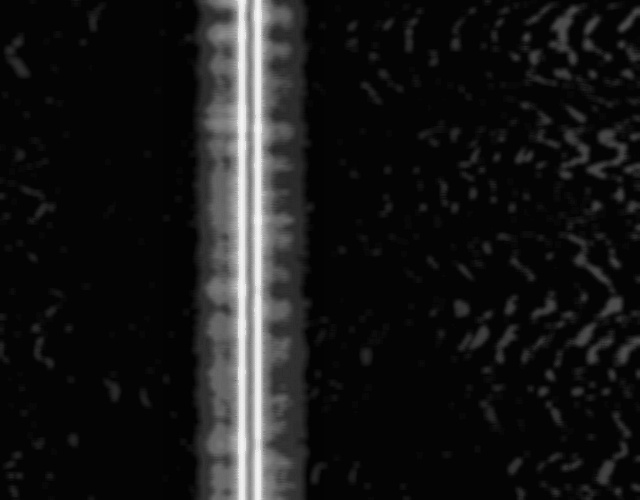
#> input picture web/samples/drishti/bg_1693569219.799_x1000.jpg, 640 x 500 px; its folder holds only this picture in this run
$ python vision.py ../web/samples/drishti/bg_1693569219.799_x1000.jpg
#> lines starting #> are read from the running program, lines starting #| are printed output that depends on the picture; after the words box and inside, x2 and y2 are one past the last pixel; in counts of white or black regions, pixels touching at a corner belong together
"""
Module 1: The Edge Vision Pipeline.

Raw side-scan image  ->  simplified polygon (3-20 vertices) on a 0-255 grid,
plus real-world size, offset from the vehicle, and a heuristic classification.

Steps:
  1. Grayscale load + downscale for speed
  2. Speckle reduction (median + bilateral)
  3. Range-gain normalisation (each column divided by its median brightness)
  4. Brightness relative to seafloor level; nadir water-column strip masked out
  5. Otsu threshold + morphological clean-up
  6. Contours: drop tiny, border-touching and low-contrast blobs, keep the largest
  7. Ramer-Douglas-Peucker (approxPolyDP), epsilon adapted to land in 3-20 vertices
  8. Uniform-scale normalisation onto a 255 x 255 grid (aspect ratio preserved)
"""

from __future__ import annotations

from dataclasses import dataclass, field

import cv2
import numpy as np

from .packet import MAX_VERTICES


@dataclass
class VisionParams:
    meters_per_pixel: float = 0.05     # of the ORIGINAL image
    work_width: int = 800              # processing resolution (speed)
    median_ksize: int = 5
    bilateral_d: int = 9
    bilateral_sigma: float = 60.0
    min_contrast: float = 1.5          # target must be this many times brighter than seafloor
    mask_nadir: bool = True            # ignore the dark water-column strip under the vehicle
    min_area_frac: float = 0.0008      # of image area
    epsilon_frac: float = 0.02         # of perimeter (starting value)
    max_vertices: int = MAX_VERTICES
    # ---- Options for real side-scan (all default to the original synthetic behaviour) ----
    local_bg_ksize: int = 0            # >0: brightness relative to a local median background of
                                       #     this size (work pixels) instead of one global floor
    threshold_ratio: float = 0.0       # >0: fixed threshold on brightness/background instead of Otsu
    morph_ksize: int = 5               # clean-up kernel (open once, close twice)
    max_area_frac: float = 1.0         # drop blobs larger than this fraction of the image
    select: str = "area"               # pick the candidate by "area", "contrast", or "pair"
                                       # (highlight contrast x shadow depth)
    nadir_gap: int = 0                 # bridge bright columns (e.g. a drawn track line) up to this
                                       # width inside the dark nadir strip
    nadir_pad: int = 12                # safety margin (work pixels) either side of the nadir strip
    min_bg_frac: float = 0.0           # with local_bg: ignore pixels whose local background is darker
                                       # than this fraction of the seafloor level (water column, padding)
    shadow_ratio: float = 0.0          # >0: also find acoustic shadows (darker than this x background)
                                       # and report highlight + adjacent shadow as one object
    pair_gap: int = 5                  # max gap (work pixels) between a highlight and its shadow
    min_shadow_frac: float = 0.15      # shadow pixels needed in a highlight+shadow object


# Named parameter profiles. "default" is the synthetic-data tuning and must stay as-is.
# "real" is tuned ONLY on the MILCO 2015 survey (see scripts/evaluate_real.py).
PROFILES: dict[str, dict] = {
    "default": {},
    "real": dict(
        work_width=1024,       # keep full resolution: targets are ~30 px across
        local_bg_ksize=81,     # brightness relative to the local seabed, not one global level
        threshold_ratio=1.4,   # highlight = 1.4x brighter than its surroundings
        morph_ksize=3,         # smaller clean-up kernel so small highlights survive
        min_area_frac=0.0001,  # targets are ~0.1% of the image
        max_area_frac=0.01,    # ignore large bright seabed patches
        nadir_gap=20,          # bridge the drawn track line inside the water column
        min_bg_frac=0.3,       # ignore water column / black padding (dark local background)
        shadow_ratio=0.8,      # acoustic shadow = darker than 0.8x background
        pair_gap=9,            # join a highlight with shadow up to 9 px away
        select="pair",         # rank by highlight contrast x shadow depth
    ),
}


# [5 lines left out: function params_for, not called in this run]


@dataclass
class VisionResult:
    found: bool
    message: str
    raw: np.ndarray
    denoised: np.ndarray | None = None
    normalized: np.ndarray | None = None
    threshold: np.ndarray | None = None
    overlay: np.ndarray | None = None
    raw_contour_points: int = 0
    polygon_px: np.ndarray | None = None              # simplified polygon, original-image pixels
    grid_vertices: list[tuple[int, int]] = field(default_factory=list)
    extent_m: float = 0.0
    obj_dx_m: float = 0.0                              # + = east (right of track)
    obj_dy_m: float = 0.0                              # + = north (up the image)
    class_id: int = 0
    confidence: int = 0
    features: dict = field(default_factory=dict)


def _odd(n: int) -> int:
    n = max(3, int(n))
    return n if n % 2 else n + 1


def denoise(img: np.ndarray, p: VisionParams) -> np.ndarray:
    out = cv2.medianBlur(img, _odd(p.median_ksize))
    return cv2.bilateralFilter(out, p.bilateral_d, p.bilateral_sigma, p.bilateral_sigma)


def normalize_range_gain(img: np.ndarray) -> np.ndarray:
    """Flatten the brightness falloff with range by dividing each column by its median."""
    f = img.astype(np.float32)
    col = np.median(f, axis=0)
    col = cv2.GaussianBlur(col.reshape(1, -1), (1, 0), 15).ravel()
    floor_level = np.median(col)
    # Columns that are almost black (the nadir water column) stay dark instead of being boosted.
    col = np.maximum(col, 0.25 * floor_level)
    out = f / col[None, :] * 100.0
    return np.clip(out, 0, 255).astype(np.uint8)


def nadir_mask(img: np.ndarray, pad: int = 12, gap: int = 0) -> np.ndarray:
    """Mask (255) of the dark water-column strip under the vehicle plus a safety margin."""
    col = np.median(img.astype(np.float32), axis=0)
    floor_level = np.median(col)
    w = img.shape[1]
    dark = col < 0.35 * floor_level
    if gap > 0:
        # Close short bright runs (a drawn track line) so the strip is one dark run.
        k = np.ones(2 * gap + 1, np.uint8)
        dark = cv2.erode(cv2.dilate(dark.astype(np.uint8).reshape(1, -1), k.reshape(1, -1)),
                         k.reshape(1, -1)).ravel().astype(bool)
    # Only keep the dark run that touches the centre column.
    mask_cols = np.zeros(w, bool)
    c = w // 2
    if dark[c]:
        lo = hi = c
        while lo > 0 and dark[lo - 1]:
            lo -= 1
        while hi < w - 1 and dark[hi + 1]:
            hi += 1
        mask_cols[max(0, lo - pad):min(w, hi + pad + 1)] = True
    m = np.zeros(img.shape, np.uint8)
    m[:, mask_cols] = 255
    return m


def highlight_map(norm: np.ndarray, p: VisionParams) -> np.ndarray:
    """Brightness relative to the seafloor level; only 'brighter than seafloor' survives.

    After range-gain normalisation the seafloor sits at a roughly constant level, so a robust
    global floor estimate works for objects of any size (a local blur would eat large targets).
    """
    valid = norm[norm > 20]
    floor = float(np.median(valid)) if valid.size else 100.0
    ratio = np.clip((norm.astype(np.float32) + 1.0) / (floor + 1.0), 1.0, 4.0)
    return ((ratio - 1.0) / 3.0 * 255).astype(np.uint8)


def simplify(contour: np.ndarray, p: VisionParams) -> np.ndarray:
    """approxPolyDP with epsilon adjusted until the vertex count is in [3, max_vertices]."""
    perimeter = cv2.arcLength(contour, True)
    # For thin objects (pipes, cables) 2% of the perimeter can exceed the object's width and
    # collapse it into a triangle, so epsilon is also capped by the object's thickness.
    (_, _), (rw, rh), _ = cv2.minAreaRect(contour)
    eps = min(p.epsilon_frac * perimeter, 0.25 * max(min(rw, rh), 1.0))
    approx = cv2.approxPolyDP(contour, eps, True)
    for _ in range(40):
        if len(approx) > p.max_vertices:
            eps *= 1.2
        elif len(approx) < 4 and eps > 0.5:
            eps *= 0.7
        else:
            break
        approx = cv2.approxPolyDP(contour, eps, True)
    if len(approx) < 3:  # degenerate; fall back to the rotated bounding box
        approx = cv2.boxPoints(cv2.minAreaRect(contour)).reshape(-1, 1, 2).astype(np.int32)
    return approx.reshape(-1, 2)


def to_grid(poly_px: np.ndarray) -> tuple[list[tuple[int, int]], int]:
    """Shift to bounding-box origin and scale BOTH axes by one factor onto 0-255."""
    x, y, w, h = cv2.boundingRect(poly_px.astype(np.int32))
    longest = max(w, h, 1)
    scale = 255.0 / longest
    grid = [(int(round((px - x) * scale)), int(round((py - y) * scale))) for px, py in poly_px]
    grid = [(min(max(gx, 0), 255), min(max(gy, 0), 255)) for gx, gy in grid]
    return grid, longest


def classify(contour: np.ndarray, contrast: float) -> tuple[int, int, dict]:
    """Rule-based placeholder classifier from simple shape features. Replace with ML later."""
    area = cv2.contourArea(contour)
    perimeter = cv2.arcLength(contour, True)
    (_, _), (rw, rh), _ = cv2.minAreaRect(contour)
    long_side, short_side = max(rw, rh), max(min(rw, rh), 1e-6)
    elongation = long_side / short_side
    hull_area = cv2.contourArea(cv2.convexHull(contour))
    solidity = area / hull_area if hull_area > 0 else 0
    circularity = 4 * np.pi * area / (perimeter ** 2) if perimeter > 0 else 0
    rect_fill = area / (rw * rh) if rw * rh > 0 else 0

    features = dict(elongation=round(elongation, 2), solidity=round(solidity, 3),
                    circularity=round(circularity, 3), rect_fill=round(rect_fill, 3),
                    contrast=round(contrast, 2))

    if elongation > 5:
        cls, fit = 1, min(1.0, (elongation - 5) / 5 + 0.6)
    elif circularity > 0.80 and elongation < 1.4:
        cls, fit = 3, min(1.0, (circularity - 0.8) / 0.15 + 0.6)
    elif rect_fill > 0.75 and solidity > 0.9:
        cls, fit = 2, min(1.0, (rect_fill - 0.75) / 0.2 + 0.6)
    elif solidity < 0.92 or circularity < 0.8:
        cls, fit = 4, 0.6
    else:
        cls, fit = 0, 0.3

    strength = float(np.clip((contrast - 1.2) / 1.5, 0, 1))
    confidence = int(round(100 * (0.6 * fit + 0.4 * strength)))
    return cls, max(0, min(100, confidence)), features


def process(img: np.ndarray, params: VisionParams | None = None) -> VisionResult:
    p = params or VisionParams()
    if img.ndim == 3:
        img = cv2.cvtColor(img, cv2.COLOR_BGR2GRAY)
    H, W = img.shape
    s = p.work_width / W if W > p.work_width else 1.0
    work = cv2.resize(img, (int(W * s), int(H * s)), interpolation=cv2.INTER_AREA) if s < 1 else img.copy()
    h, w = work.shape

    den = denoise(work, p)
    norm = normalize_range_gain(den)
    if p.local_bg_ksize > 0:
        # Small, sharp highlights on a textured seabed: compare each pixel with its surroundings.
        bg = cv2.medianBlur(norm, _odd(p.local_bg_ksize)).astype(np.float32)
        ratio_map = (norm.astype(np.float32) + 1.0) / (bg + 1.0)
    else:
        bg, ratio_map = None, None
    hl = highlight_map(norm, p) if ratio_map is None else \
        ((np.clip(ratio_map, 1.0, 4.0) - 1.0) / 3.0 * 255).astype(np.uint8)

    if p.threshold_ratio > 0:
        cut = int(round((min(max(p.threshold_ratio, 1.0), 4.0) - 1.0) / 3.0 * 255))
        th = np.where(hl >= cut, 255, 0).astype(np.uint8)
    else:
        _, th = cv2.threshold(hl, 0, 255, cv2.THRESH_BINARY + cv2.THRESH_OTSU)
    valid = None
    if ratio_map is not None and p.min_bg_frac > 0:
        lit = norm[norm > 20]
        floor_level = float(np.median(lit)) if lit.size else 100.0
        valid = bg >= p.min_bg_frac * floor_level
        th[~valid] = 0
    if p.morph_ksize > 1:
        k = cv2.getStructuringElement(cv2.MORPH_ELLIPSE, (p.morph_ksize, p.morph_ksize))
        th = cv2.morphologyEx(th, cv2.MORPH_OPEN, k, iterations=1)
        th = cv2.morphologyEx(th, cv2.MORPH_CLOSE, k, iterations=2)
    nadir = nadir_mask(den, pad=p.nadir_pad, gap=p.nadir_gap) > 0 if p.mask_nadir else None
    if nadir is not None:
        th[nadir] = 0

    highlight = None
    if ratio_map is not None and p.shadow_ratio > 0:
        # Side-scan targets = bright highlight + dark acoustic shadow. Join each highlight with
        # nearby shadow pixels and keep only components that contain both.
        sh = (ratio_map < p.shadow_ratio).astype(np.uint8) * 255
        if valid is not None:
            sh[~valid] = 0
        if nadir is not None:
            sh[nadir] = 0
        if p.morph_ksize > 1:
            sh = cv2.morphologyEx(sh, cv2.MORPH_OPEN, k, iterations=1)
        highlight = th
        g = cv2.getStructuringElement(cv2.MORPH_ELLIPSE, (_odd(p.pair_gap), _odd(p.pair_gap)))
        near_hl = cv2.dilate(highlight, g)
        n, lab = cv2.connectedComponents(sh)
        touching = np.unique(lab[(near_hl > 0) & (sh > 0)])
        sh_kept = np.isin(lab, touching[touching > 0]).astype(np.uint8) * 255
        th = cv2.morphologyEx(cv2.bitwise_or(highlight, sh_kept), cv2.MORPH_CLOSE, g, iterations=1)

    result = VisionResult(found=False, message="", raw=img, denoised=den, normalized=norm, threshold=th)

    contours, _ = cv2.findContours(th, cv2.RETR_EXTERNAL, cv2.CHAIN_APPROX_NONE)
    min_area = p.min_area_frac * h * w
    max_area = p.max_area_frac * h * w
    margin = 3
    floor = float(np.median(norm[norm > 20])) if (norm > 20).any() else 1.0
    candidates = []  # (contour, contrast, shadow_depth)
    for c in contours:
        area = cv2.contourArea(c)
        if area < min_area or area > max_area:
            continue
        x, y, cw, ch = cv2.boundingRect(c)
        if x <= margin or y <= margin or x + cw >= w - margin or y + ch >= h - margin:
            continue  # touching the image edge: likely partial / not a clean target
        # Otsu ALWAYS splits the image in two, even on empty seafloor. Require the blob to be
        # clearly brighter than the floor so speckle patches are not reported as targets.
        mask = np.zeros_like(norm)
        cv2.drawContours(mask, [c], -1, 255, -1)
        shadow_depth = 1.0
        if ratio_map is None:
            contrast = float(norm[mask > 0].mean()) / max(floor, 1.0)
        elif highlight is not None:
            inside = mask > 0
            hl_px = inside & (highlight > 0)
            n_in = int(inside.sum())
            if not hl_px.any() or n_in == 0:
                continue
            sh_px = inside & (highlight == 0)
            if sh_px.sum() / n_in < p.min_shadow_frac:
                continue  # a highlight without a shadow
            contrast = float(ratio_map[hl_px].mean())
            shadow_depth = 1.0 / max(float(ratio_map[sh_px].mean()), 0.05)
        else:
            contrast = float(ratio_map[mask > 0].mean())
        if contrast < p.min_contrast:
            continue
        candidates.append((c, contrast, shadow_depth))

    overlay = cv2.cvtColor(work, cv2.COLOR_GRAY2BGR)
    if not candidates:
        result.message = "No target found (try another image or adjust parameters)."
        result.overlay = overlay
        return result

    if p.select == "contrast":
        best, contrast, _ = max(candidates, key=lambda t: t[1])
    elif p.select == "pair":
        best, contrast, _ = max(candidates, key=lambda t: t[1] * t[2])
    else:
        best, contrast, _ = max(candidates, key=lambda t: cv2.contourArea(t[0]))
    result.raw_contour_points = len(best)

    poly_work = simplify(best, p)
    poly_px = (poly_work / s).astype(np.int32)  # back to original-image pixels

    grid, longest_px = to_grid(poly_px)
    M = cv2.moments(best)
    cx, cy = M["m10"] / M["m00"] / s, M["m01"] / M["m00"] / s
    cls, conf, feats = classify(best, contrast)

    cv2.drawContours(overlay, [best], -1, (0, 200, 255), 1)
    cv2.polylines(overlay, [poly_work.astype(np.int32)], True, (0, 255, 0), 2)
    for vx, vy in poly_work:
        cv2.circle(overlay, (int(vx), int(vy)), 4, (0, 0, 255), -1)

    result.found = True
    result.message = f"Target found: {len(best)} raw contour points -> {len(grid)} vertices."
    result.overlay = overlay
    result.polygon_px = poly_px
    result.grid_vertices = grid
    result.extent_m = longest_px * p.meters_per_pixel
    # Vehicle assumed at image centre, heading north (up). Simplification for the demo.
    result.obj_dx_m = (cx - W / 2) * p.meters_per_pixel
    result.obj_dy_m = (H / 2 - cy) * p.meters_per_pixel
    result.class_id, result.confidence, result.features = cls, conf, feats
    return result


# [59 lines left out: function outline_in_box, not called in this run]


if __name__ == "__main__":
    import sys
    from pathlib import Path

    paths = [Path(a) for a in sys.argv[1:]] or sorted(Path("samples").glob("*.png"))
    for path in paths:
        r = process(cv2.imread(str(path), cv2.IMREAD_GRAYSCALE))
#> in process, `s = p.work_width / W if W > p.work_width else 1.0`: s = 1
#> in process, work is the input picture: shape (500, 640); min 1, max 250, mean 24.2
#> in normalize_range_gain, `col = np.median(f, axis=0)`: col = 640 values, max 226 at index 241, min 3 at index 163, mean 21.93
#> in normalize_range_gain, `floor_level = np.median(col)`: floor_level = 4
#> in normalize_range_gain, `out = f / col[None, :] * 100.0`:
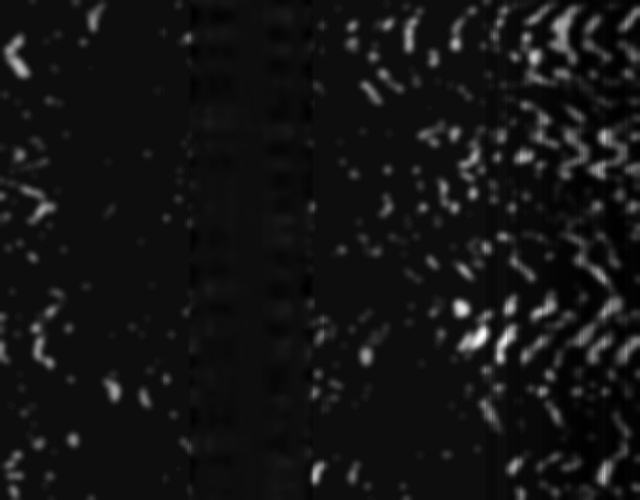
#> out: shape (500, 640) float32; min 27.27, max 1400, mean 137.9; drawn with min black and max white
#> in normalize_range_gain, `return np.clip(out, 0, 255).astype(np.uint8)`:
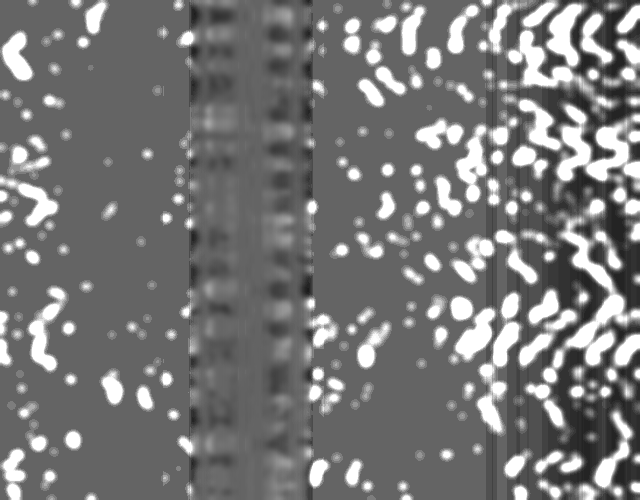
#> returned value: shape (500, 640); min 27, max 255, mean 120.2
#> in highlight_map, `floor = float(np.median(valid)) if valid.size else 100.0`: floor = 100
#> in highlight_map, `ratio = np.clip((norm.astype(np.float32) + 1.0) / (floor + 1.0), 1.0, ..`:
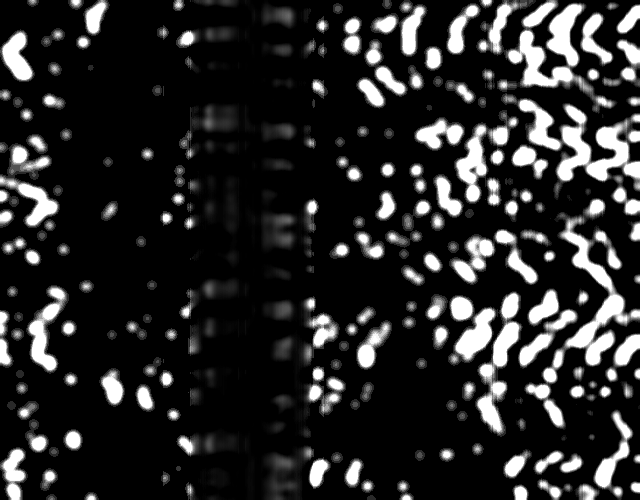
#> ratio: shape (500, 640) float32; min 1, max 2.53, mean 1.25; drawn with min black and max white
#> in highlight_map, `return ((ratio - 1.0) / 3.0 * 255).astype(np.uint8)`:
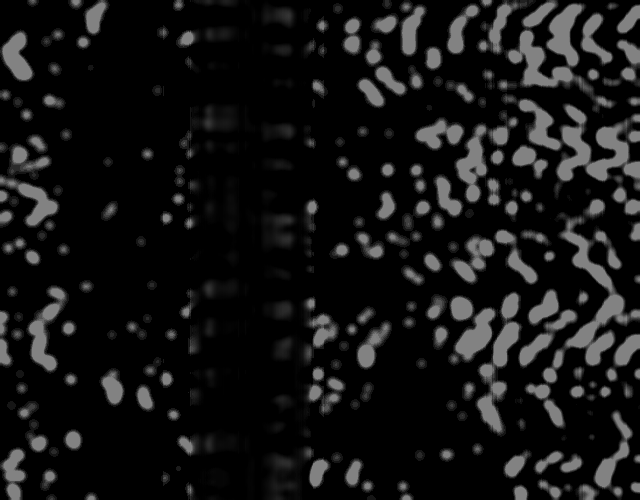
#> returned value: shape (500, 640); min 0, max 130, mean 21
#> in process, `_, th = cv2.threshold(hl, 0, 255, cv2.THRESH_BINARY + cv2.THRESH_OTSU)`:
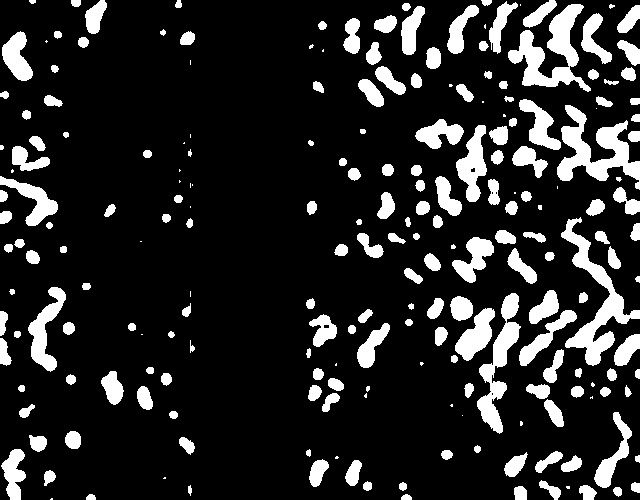
#> th: shape (500, 640); 15.4% white; 221 white regions (40 under 20 px), largest, box (x1, y1, x2, y2) and area: (561, 217, 640, 366) 2890, (557, 105, 640, 190) 2854, (508, 4, 591, 92) 2812
#> in process, `k = cv2.getStructuringElement(cv2.MORPH_ELLIPSE, (p.morph_ksize, p.mor..`: k = [[0, 0, 1, 0, 0], [1, 1, 1, 1, 1], [1, 1, 1, 1, 1], [1, 1, 1, 1, 1], [0, 0, 1, 0, 0]]
#> in process, `th = cv2.morphologyEx(th, cv2.MORPH_OPEN, k, iterations=1)`:
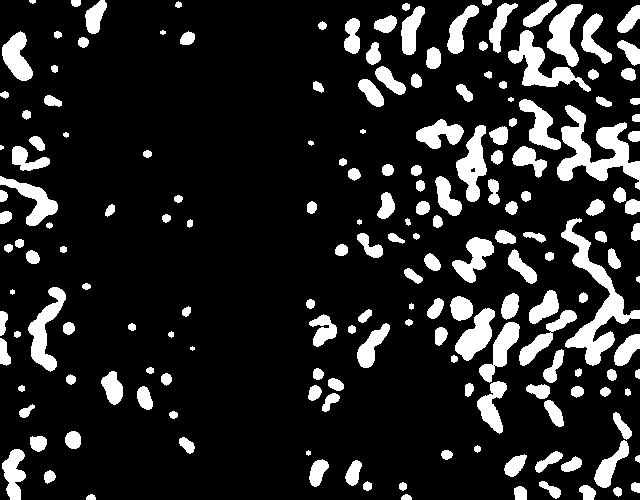
#> th: shape (500, 640); 15% white; 182 white regions (2 under 20 px), largest, box (x1, y1, x2, y2) and area: (561, 218, 640, 366) 2871, (557, 105, 640, 190) 2825, (508, 30, 591, 92) 1605
#> in process, `th = cv2.morphologyEx(th, cv2.MORPH_CLOSE, k, iterations=2)`:
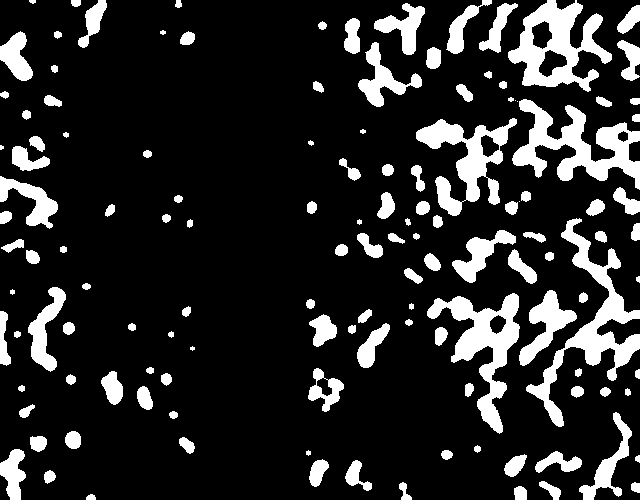
#> th: shape (500, 640); 15.9% white; 133 white regions (5 under 20 px)
#> (the rest of the program and of its run is left out)
